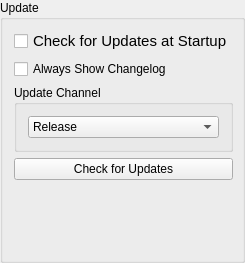
             <widget class="QGroupBox" name="updaterGroupBox">
              <property name="sizePolicy">
               <sizepolicy hsizetype="Preferred" vsizetype="MinimumExpanding">
                <horstretch>0</horstretch>
                <verstretch>0</verstretch>
               </sizepolicy>
              </property>
              <property name="minimumSize">
               <size>
                <width>0</width>
                <height>0</height>
               </size>
              </property>
              <property name="maximumSize">
               <size>
                <width>16777215</width>
                <height>16777215</height>
               </size>
              </property>
              <property name="title">
               <string>Update</string>
              </property>
              <layout class="QVBoxLayout" name="UpdateLayout" stretch="0,0,0,0">
               <property name="spacing">
                <number>6</number>
               </property>
               <property name="topMargin">
                <number>9</number>
               </property>
               <property name="rightMargin">
                <number>9</number>
               </property>
               <property name="bottomMargin">
                <number>80</number>
               </property>
               <item>
                <widget class="QCheckBox" name="updateCheckBox">
                 <property name="sizePolicy">
                  <sizepolicy hsizetype="Preferred" vsizetype="Fixed">
                   <horstretch>0</horstretch>
                   <verstretch>0</verstretch>
                  </sizepolicy>
                 </property>
                 <property name="font">
                  <font>
                   <pointsize>11</pointsize>
                   <bold>false</bold>
                  </font>
                 </property>
                 <property name="text">
                  <string>Check for Updates at Startup</string>
                 </property>
                </widget>
               </item>
               <item>
                <widget class="QCheckBox" name="changelogCheckBox">
                 <property name="text">
                  <string>Always Show Changelog</string>
                 </property>
                </widget>
               </item>
               <item>
                <widget class="QGroupBox" name="updaterComboBox">
                 <property name="sizePolicy">
                  <sizepolicy hsizetype="Preferred" vsizetype="Fixed">
                   <horstretch>0</horstretch>
                   <verstretch>0</verstretch>
                  </sizepolicy>
                 </property>
                 <property name="minimumSize">
                  <size>
                   <width>0</width>
                   <height>0</height>
                  </size>
                 </property>
                 <property name="maximumSize">
                  <size>
                   <width>16777215</width>
                   <height>16777215</height>
                  </size>
                 </property>
                 <property name="title">
                  <string>Update Channel</string>
                 </property>
                 <layout class="QVBoxLayout" name="UpdateChannelLayout">
                  <property name="spacing">
                   <number>7</number>
                  </property>
                  <property name="leftMargin">
                   <number>11</number>
                  </property>
                  <property name="topMargin">
                   <number>11</number>
                  </property>
                  <property name="rightMargin">
                   <number>11</number>
                  </property>
                  <property name="bottomMargin">
                   <number>11</number>
                  </property>
                  <item>
                   <widget class="QComboBox" name="updateComboBox">
                    <property name="sizePolicy">
                     <sizepolicy hsizetype="Preferred" vsizetype="Fixed">
                      <horstretch>0</horstretch>
                      <verstretch>0</verstretch>
                     </sizepolicy>
                    </property>
                    <item>
                     <property name="text">
                      <string>Release</string>
                     </property>
                    </item>
                    <item>
                     <property name="text">
                      <string>Nightly</string>
                     </property>
                    </item>
                   </widget>
                  </item>
                 </layout>
                </widget>
               </item>
               <item>
                <widget class="QPushButton" name="checkUpdateButton">
                 <property name="sizePolicy">
                  <sizepolicy hsizetype="Minimum" vsizetype="Fixed">
                   <horstretch>0</horstretch>
                   <verstretch>0</verstretch>
                  </sizepolicy>
                 </property>
                 <property name="minimumSize">
                  <size>
                   <width>0</width>
                   <height>0</height>
                  </size>
                 </property>
                 <property name="maximumSize">
                  <size>
                   <width>16777215</width>
                   <height>16777215</height>
                  </size>
                 </property>
                 <property name="text">
                  <string>Check for Updates</string>
                 </property>
                </widget>
               </item>
              </layout>
             </widget>
